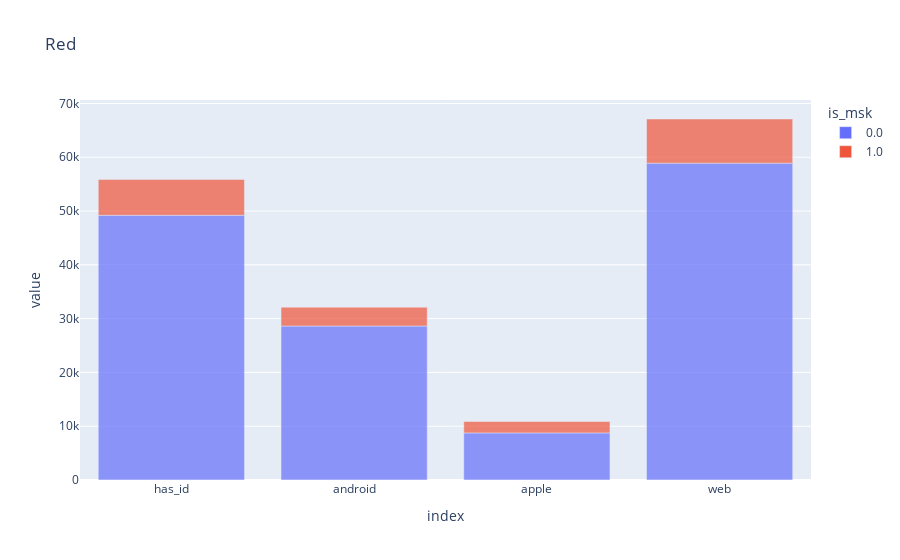
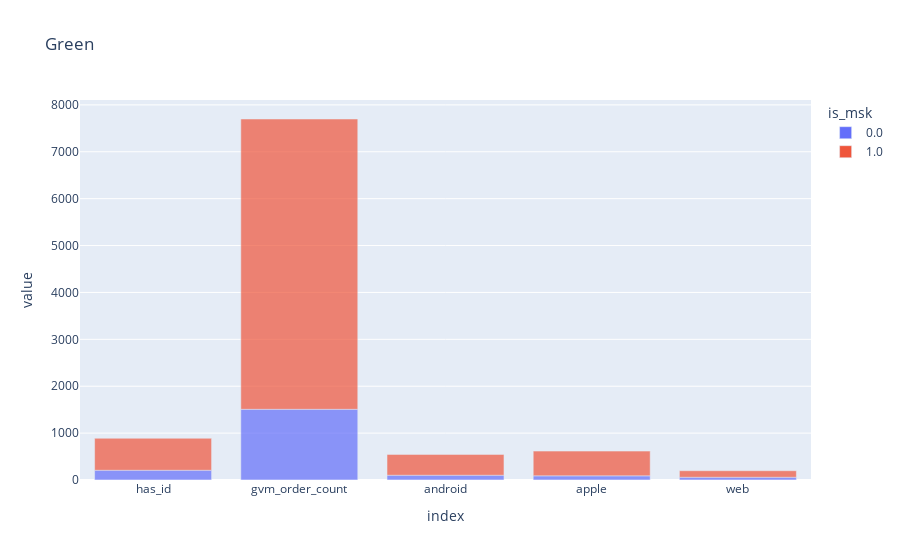
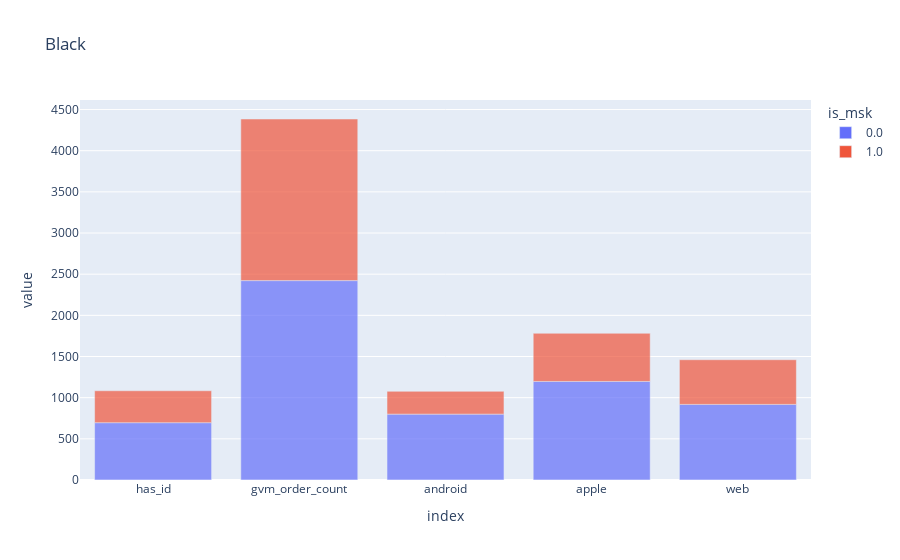
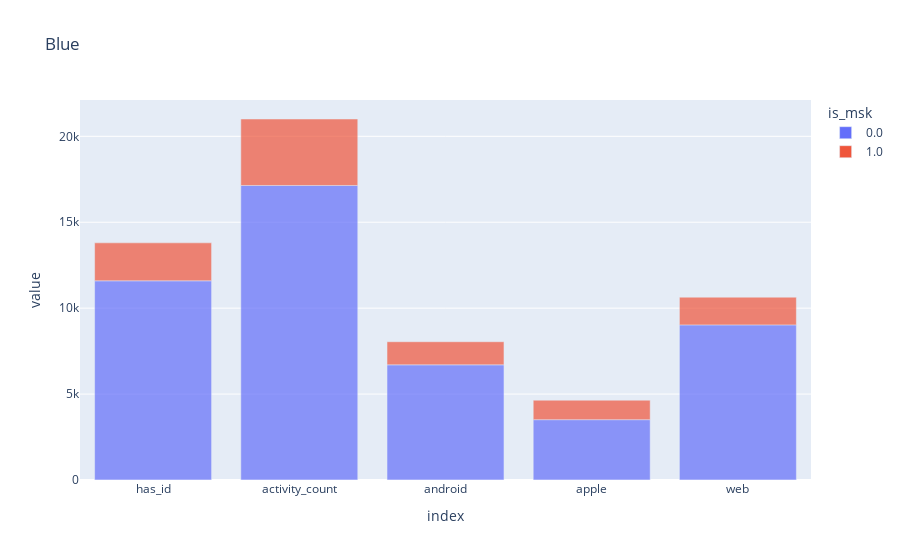

Notebook cell for these charts, in order:
### Code cell
# рассмотрим графики для сравнения показателей характерных для Москвы и регионов

df_companies = [df_red, df_green, df_black, df_blue]

def bar_by_region(data, title):
    fig = px.bar(data_frame=data.loc[:,~data.columns.isin(['gmv_total','company'])].T, title=title, opacity=0.7)
    fig.show()

for company_name, data in zip(['Red','Green', 'Black', 'Blue'], df_companies):
    bar_by_region(data, company_name)

### Figure 1 — Plotly figure (JSON) as saved in the notebook; plotly's stock layout.template omitted (floating-point values rounded to 4 significant figures)
{"data": [{"alignmentgroup": "True", "hovertemplate": "is_msk=0.0<br>index=%{x}<br>value=%{y}<extra></extra>", "legendgroup": "0.0", "marker": {"color": "#636efa", "opacity": 0.7, "pattern": {"shape": ""}}, "name": "0.0", "offsetgroup": "0.0", "orientation": "v", "showlegend": true, "textposition": "auto", "type": "bar", "x": ["has_id", "android", "apple", "web"], "xaxis": "x", "y": [49202, 28614, 8753, 58892], "yaxis": "y"}, {"alignmentgroup": "True", "hovertemplate": "is_msk=1.0<br>index=%{x}<br>value=%{y}<extra></extra>", "legendgroup": "1.0", "marker": {"color": "#EF553B", "opacity": 0.7, "pattern": {"shape": ""}}, "name": "1.0", "offsetgroup": "1.0", "orientation": "v", "showlegend": true, "textposition": "auto", "type": "bar", "x": ["has_id", "android", "apple", "web"], "xaxis": "x", "y": [6672, 3519, 2121, 8216], "yaxis": "y"}], "layout": {"barmode": "relative", "legend": {"title": {"text": "is_msk"}, "tracegroupgap": 0}, "title": {"text": "Red"}, "xaxis": {"anchor": "y", "domain": [0, 1], "title": {"text": "index"}}, "yaxis": {"anchor": "x", "domain": [0, 1], "title": {"text": "value"}}}}

### Figure 2 — Plotly figure (JSON) as saved in the notebook; plotly's stock layout.template omitted (floating-point values rounded to 4 significant figures)
{"data": [{"alignmentgroup": "True", "hovertemplate": "is_msk=0.0<br>index=%{x}<br>value=%{y}<extra></extra>", "legendgroup": "0.0", "marker": {"color": "#636efa", "opacity": 0.7, "pattern": {"shape": ""}}, "name": "0.0", "offsetgroup": "0.0", "orientation": "v", "showlegend": true, "textposition": "auto", "type": "bar", "x": ["has_id", "gvm_order_count", "android", "apple", "web"], "xaxis": "x", "y": [207, 1507, 101, 89, 58], "yaxis": "y"}, {"alignmentgroup": "True", "hovertemplate": "is_msk=1.0<br>index=%{x}<br>value=%{y}<extra></extra>", "legendgroup": "1.0", "marker": {"color": "#EF553B", "opacity": 0.7, "pattern": {"shape": ""}}, "name": "1.0", "offsetgroup": "1.0", "orientation": "v", "showlegend": true, "textposition": "auto", "type": "bar", "x": ["has_id", "gvm_order_count", "android", "apple", "web"], "xaxis": "x", "y": [683, 6192, 445, 527, 140], "yaxis": "y"}], "layout": {"barmode": "relative", "legend": {"title": {"text": "is_msk"}, "tracegroupgap": 0}, "title": {"text": "Green"}, "xaxis": {"anchor": "y", "domain": [0, 1], "title": {"text": "index"}}, "yaxis": {"anchor": "x", "domain": [0, 1], "title": {"text": "value"}}}}

### Figure 3 — Plotly figure (JSON) as saved in the notebook; plotly's stock layout.template omitted (floating-point values rounded to 4 significant figures)
{"data": [{"alignmentgroup": "True", "hovertemplate": "is_msk=0.0<br>index=%{x}<br>value=%{y}<extra></extra>", "legendgroup": "0.0", "marker": {"color": "#636efa", "opacity": 0.7, "pattern": {"shape": ""}}, "name": "0.0", "offsetgroup": "0.0", "orientation": "v", "showlegend": true, "textposition": "auto", "type": "bar", "x": ["has_id", "gvm_order_count", "android", "apple", "web"], "xaxis": "x", "y": [696, 2422, 800, 1197, 918], "yaxis": "y"}, {"alignmentgroup": "True", "hovertemplate": "is_msk=1.0<br>index=%{x}<br>value=%{y}<extra></extra>", "legendgroup": "1.0", "marker": {"color": "#EF553B", "opacity": 0.7, "pattern": {"shape": ""}}, "name": "1.0", "offsetgroup": "1.0", "orientation": "v", "showlegend": true, "textposition": "auto", "type": "bar", "x": ["has_id", "gvm_order_count", "android", "apple", "web"], "xaxis": "x", "y": [388, 1963, 277, 585, 543], "yaxis": "y"}], "layout": {"barmode": "relative", "legend": {"title": {"text": "is_msk"}, "tracegroupgap": 0}, "title": {"text": "Black"}, "xaxis": {"anchor": "y", "domain": [0, 1], "title": {"text": "index"}}, "yaxis": {"anchor": "x", "domain": [0, 1], "title": {"text": "value"}}}}

### Figure 4 — Plotly figure (JSON) as saved in the notebook; plotly's stock layout.template omitted (floating-point values rounded to 4 significant figures)
{"data": [{"alignmentgroup": "True", "hovertemplate": "is_msk=0.0<br>index=%{x}<br>value=%{y}<extra></extra>", "legendgroup": "0.0", "marker": {"color": "#636efa", "opacity": 0.7, "pattern": {"shape": ""}}, "name": "0.0", "offsetgroup": "0.0", "orientation": "v", "showlegend": true, "textposition": "auto", "type": "bar", "x": ["has_id", "activity_count", "android", "apple", "web"], "xaxis": "x", "y": [11591, 17139, 6702, 3510, 9026], "yaxis": "y"}, {"alignmentgroup": "True", "hovertemplate": "is_msk=1.0<br>index=%{x}<br>value=%{y}<extra></extra>", "legendgroup": "1.0", "marker": {"color": "#EF553B", "opacity": 0.7, "pattern": {"shape": ""}}, "name": "1.0", "offsetgroup": "1.0", "orientation": "v", "showlegend": true, "textposition": "auto", "type": "bar", "x": ["has_id", "activity_count", "android", "apple", "web"], "xaxis": "x", "y": [2210, 3869, 1345, 1136, 1614], "yaxis": "y"}], "layout": {"barmode": "relative", "legend": {"title": {"text": "is_msk"}, "tracegroupgap": 0}, "title": {"text": "Blue"}, "xaxis": {"anchor": "y", "domain": [0, 1], "title": {"text": "index"}}, "yaxis": {"anchor": "x", "domain": [0, 1], "title": {"text": "value"}}}}
